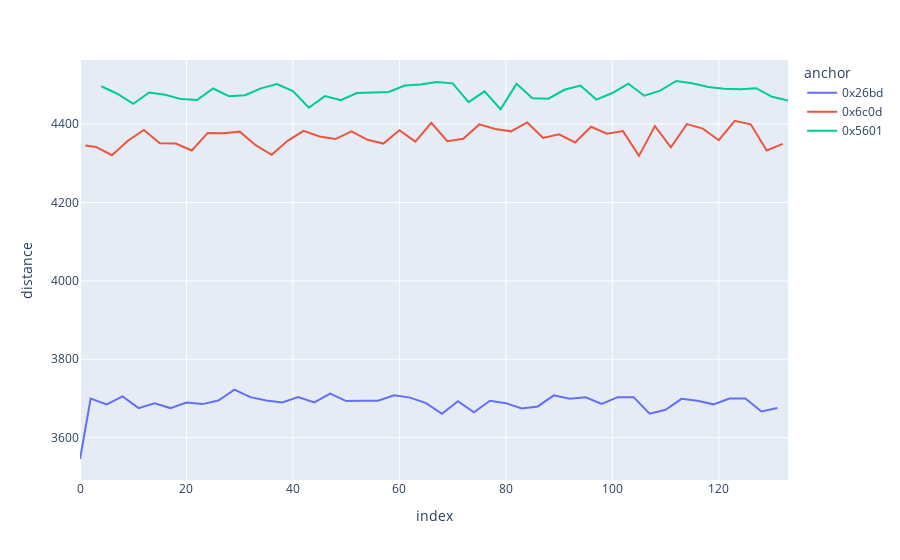

Notebook source saved alongside this figure:
### Code cell
import pandas as pd

df = pd.read_csv("/home/piotr/Documents/mgr/uwb-rs/data-processing/data/2023-05-21-20:42:34.863025P3-h.csv")

import plotly.express as px
px.line(df, y="distance", color="anchor")

### Figure 1 — Plotly figure (JSON) as saved in the notebook; plotly's stock layout.template omitted (floating-point values rounded to 4 significant figures)
{"data": [{"hovertemplate": "anchor=0x26bd<br>index=%{x}<br>distance=%{y}<extra></extra>", "legendgroup": "0x26bd", "line": {"color": "#636efa", "dash": "solid"}, "marker": {"symbol": "circle"}, "mode": "lines", "name": "0x26bd", "orientation": "v", "showlegend": true, "type": "scatter", "x": [0, 2, 5, 8, 11, 14, 17, 20, 23, 26, 29, 32, 35, 38, 41, 44, 47, 50, 53, 56, 59, 62, 65, 68, 71, 74, 77, 80, 83, 86, 89, 92, 95, 98, 101, 104, 107, 110, 113, 116, 119, 122, 125, 128, 131], "xaxis": "x", "y": [3546.0, 3700.0, 3685.0, 3705.0, 3675.0, 3688.0, 3675.0, 3690.0, 3686.0, 3695.0, 3723.0, 3703.0, 3695.0, 3690.0, 3704.0, 3690.0, 3713.0, 3693.0, 3694.0, 3694.0, 3708.0, 3702.0, 3688.0, 3661.0, 3693.0, 3665.0, 3694.0, 3688.0, 3674.0, 3680.0, 3708.0, 3699.0, 3703.0, 3686.0, 3703.0, 3703.0, 3661.0, 3671.0, 3699.0, 3694.0, 3685.0, 3700.0, 3700.0, 3667.0, 3676.0], "yaxis": "y"}, {"hovertemplate": "anchor=0x6c0d<br>index=%{x}<br>distance=%{y}<extra></extra>", "legendgroup": "0x6c0d", "line": {"color": "#EF553B", "dash": "solid"}, "marker": {"symbol": "circle"}, "mode": "lines", "name": "0x6c0d", "orientation": "v", "showlegend": true, "type": "scatter", "x": [1, 3, 6, 9, 12, 15, 18, 21, 24, 27, 30, 33, 36, 39, 42, 45, 48, 51, 54, 57, 60, 63, 66, 69, 72, 75, 78, 81, 84, 87, 90, 93, 96, 99, 102, 105, 108, 111, 114, 117, 120, 123, 126, 129, 132], "xaxis": "x", "y": [4345.0, 4342.0, 4321.0, 4357.0, 4385.0, 4351.0, 4350.0, 4333.0, 4377.0, 4376.0, 4381.0, 4346.0, 4321.0, 4357.0, 4383.0, 4368.0, 4362.0, 4381.0, 4360.0, 4350.0, 4384.0, 4355.0, 4403.0, 4356.0, 4363.0, 4399.0, 4388.0, 4381.0, 4404.0, 4364.0, 4374.0, 4353.0, 4393.0, 4375.0, 4382.0, 4319.0, 4395.0, 4341.0, 4400.0, 4389.0, 4359.0, 4408.0, 4399.0, 4333.0, 4349.0], "yaxis": "y"}, {"hovertemplate": "anchor=0x5601<br>index=%{x}<br>distance=%{y}<extra></extra>", "legendgroup": "0x5601", "line": {"color": "#00cc96", "dash": "solid"}, "marker": {"symbol": "circle"}, "mode": "lines", "name": "0x5601", "orientation": "v", "showlegend": true, "type": "scatter", "x": [4, 7, 10, 13, 16, 19, 22, 25, 28, 31, 34, 37, 40, 43, 46, 49, 52, 55, 58, 61, 64, 67, 70, 73, 76, 79, 82, 85, 88, 91, 94, 97, 100, 103, 106, 109, 112, 115, 118, 121, 124, 127, 130, 133], "xaxis": "x", "y": [4496.0, 4477.0, 4452.0, 4481.0, 4475.0, 4464.0, 4461.0, 4491.0, 4471.0, 4474.0, 4491.0, 4502.0, 4484.0, 4442.0, 4471.0, 4461.0, 4479.0, 4480.0, 4482.0, 4498.0, 4501.0, 4507.0, 4504.0, 4456.0, 4483.0, 4438.0, 4503.0, 4466.0, 4465.0, 4488.0, 4498.0, 4462.0, 4479.0, 4503.0, 4472.0, 4485.0, 4510.0, 4504.0, 4495.0, 4490.0, 4489.0, 4491.0, 4470.0, 4460.0], "yaxis": "y"}], "layout": {"legend": {"title": {"text": "anchor"}, "tracegroupgap": 0}, "margin": {"t": 60}, "xaxis": {"anchor": "y", "domain": [0, 1], "title": {"text": "index"}}, "yaxis": {"anchor": "x", "domain": [0, 1], "title": {"text": "distance"}}}}
